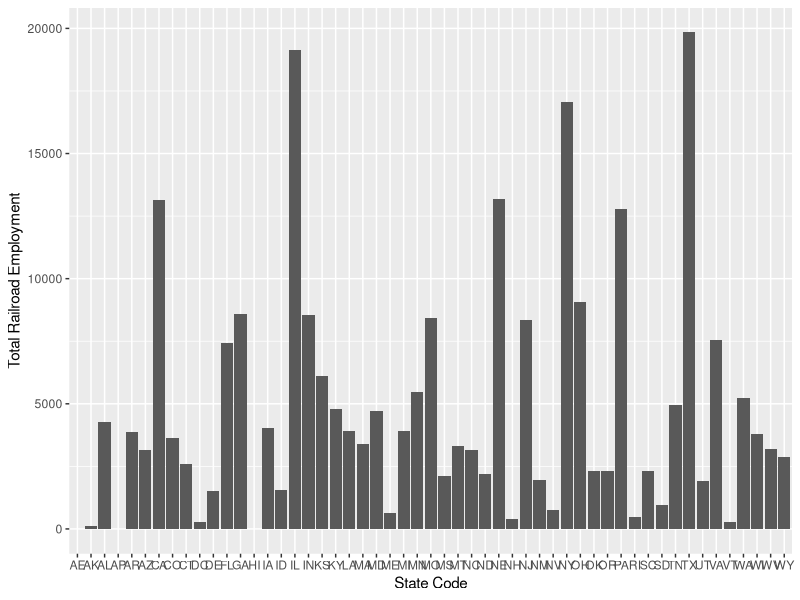

This figure's R source:
## ---- chunk 1
#| warning: false
#| message: false

# Needed to get multiple functions for operations on dataset
library(tidyverse)

# Needed to get function paged_table
library(rmarkdown)

# Needed to get function read_xls
library(readxl)

# Needed to get function ggplot
library(ggplot2)

# Needed to get function str_detect
library(stringr)

knitr::opts_chunk$set(echo = TRUE, warning=FALSE, message=FALSE)
## ---- chunk 2
# First two rows are Title and third row is blank, hence skipping 3 rows using skip = 3. One column between STATE and COUNTY and another between COUNTY and TOTAL are blank, hence skipping those using col_types.
dataFromExcel <- read_xls('_data/StateCounty2012.xls', skip=3, col_types = c("text", "skip", "text", "skip", "numeric"))

# Printing the read data as a paged table
paged_table(dataFromExcel)
## ---- chunk 3
# Using filter, fetch only the rows that have the word "Total" in STATE column values and ignore the one having "Grand" This helps us to get total employment for each state. Then using mutate, create new column StateCode from the STATE column by taking the word before space using regex.
dataFromExcel <- dataFromExcel %>%
  filter(str_detect(STATE, 'Total') & !str_detect(STATE, 'Grand')) %>%
  mutate('StateCode' = str_extract(STATE, "[^ ]+"))

# Plot the column graph of StateCode to Total Employment
ggplot(dataFromExcel, aes(x=StateCode,y=TOTAL)) + geom_col() + labs(x = "State Code", y = "Total Railroad Employment")
